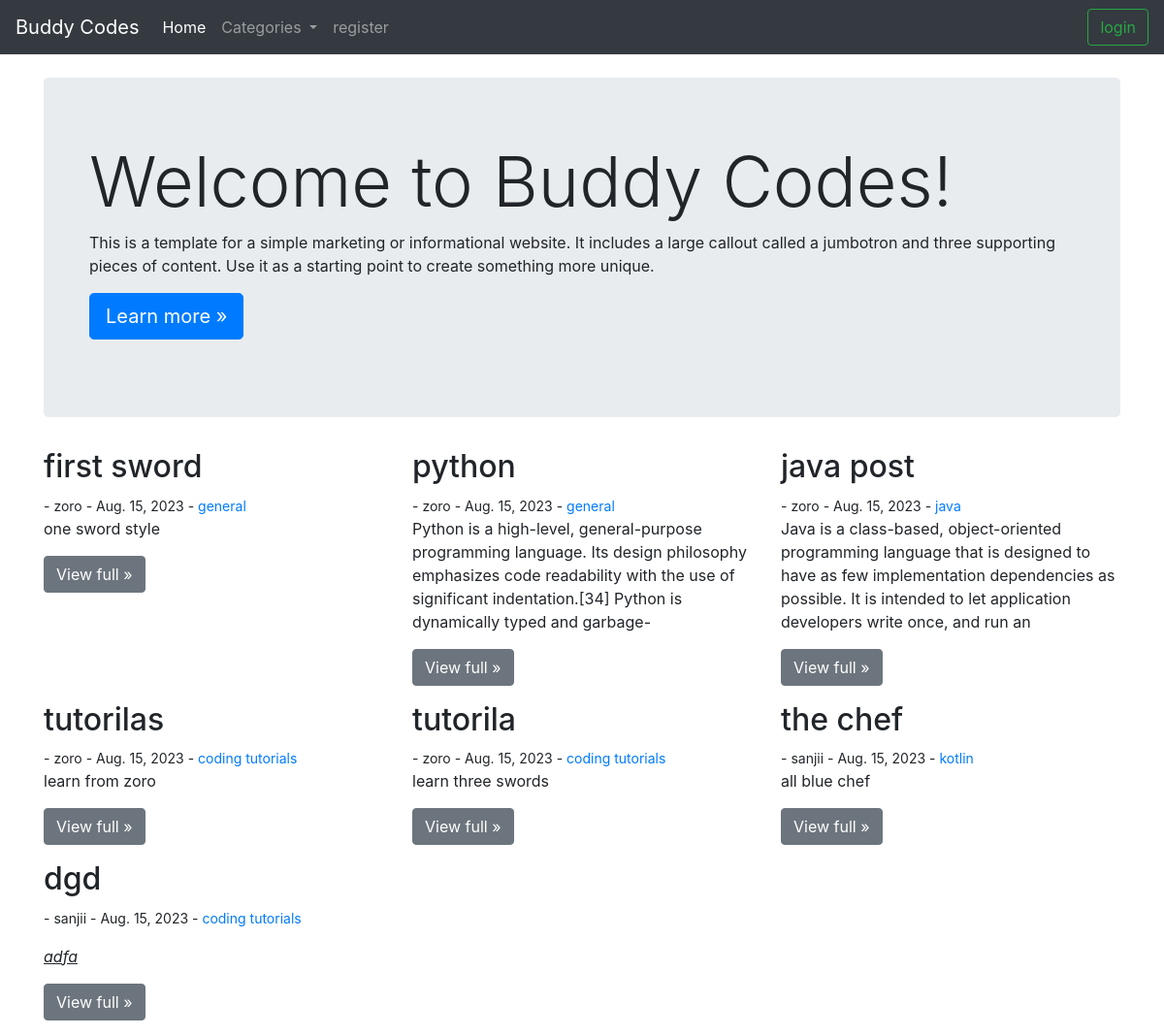
The page / on the database its author committed.
### CODE_APP/models.py (models this page shows, shortened)
class Post(models.Model):
    title = models.CharField(max_length=255)
    author = models.ForeignKey(User, on_delete=models.CASCADE)
    body = RichTextField(blank=True,null=True)
    post_date = models.DateField(auto_now_add=True)
    category = models.CharField( max_length=200,default='general')

### CODE_APP/views.py (the view)
# urls.py: path('',HomeView.as_view(),name="home"),
class HomeView(ListView):
    model = Post
    template_name = 'home.html'
    ordering = ['-post_date']
    def get_context_data(self, *args,**kwargs: Any) -> Dict[str, Any]:
        cat_menu = Category.objects.all()
        context = super(HomeView,self).get_context_data(*args, **kwargs)
        context["cat_menu"] = cat_menu
        return context

### CODE_APP/models.py (called while the page is built)
    def __str__(self) -> str:
        return self.name

### CODE_APP/templates/home.html
{% extends 'base.html' %}
{% block content %}
<body>
    <div class="jumbotron">
        <div class="container">
          <h1 class="display-3">Welcome to Buddy Codes!</h1>
          <p>This is a template for a simple marketing or informational website. It includes a large callout called a jumbotron and three supporting pieces of content. Use it as a starting point to create something more unique.</p>
          <p><a class="btn btn-primary btn-lg" href="#" role="button">Learn more »</a></p>
        </div>
      </div>
    <div class="row">
         {% for post in object_list %}
            <div class="col-md-4">
                <h2> {{ post.title }}</h2> <small> - {{ post.author }} - {{ post.post_date }} -
                     <a href = " {% url 'category' post.category %}" >{{ post.category }}</a> </small>
                <p>{{ post.body | slice:":200" | safe }}</p>
                <p><a class="btn btn-secondary" href="{% url 'article_detail' post.pk %}" role="button">View full »</a></p>
            </div>
        {% endfor %}
    </div>
{% endblock content %}

### CODE_APP/templates/base.html (shortened to what this page needs)
<!doctype html>
<html lang="en">
  <head>
    <link rel="stylesheet" href="https://cdn.jsdelivr.net/npm/bootstrap@4.6.2/dist/css/bootstrap.min.css">
  </head>
  <body>
    <nav class="navbar navbar-expand-lg navbar-dark bg-dark">
        <a class="navbar-brand" href="#">Buddy Codes</a>
        <div class="collapse navbar-collapse" id="navbarSupportedContent">
          <ul class="navbar-nav mr-auto">
            <li class="nav-item active">
              <a class="nav-link" href="{% url 'home'  %}">Home </a>
            </li>
            {% if cat_menu  %}
            <li class="nav-item dropdown">
              <a class="nav-link dropdown-toggle" href="#" role="button" data-toggle="dropdown" aria-expanded="false">
                Categories
              </a>
            </li>
            {% endif %}
            {% if user.is_authenticated %}
             <li class="nav-item">
                 <a class="nav-link" href="{% url 'logout'  %}">logout</a>
             </li>
             <li class="nav-item">
                 <a class="nav-link" href="{% url 'add_category'  %}">add category</a>
             </li>
             <li class="nav-item">
                 <a class="nav-link" href="{% url 'add_post'  %}">add post</a>
             </li>
             {% else %}
             <li class="nav-item">
                <a class="nav-link" href="{% url 'register'  %}">register</a>
            </li>
             {% endif %}
            </ul>
            {% if user.is_authenticated %}
            <a href="{% url 'logout'  %}">
            <button class="btn btn-outline-success my-2 my-sm-0" type="submit">logout</button></a>
            {% else %}
            <a href="{% url 'login'  %}">
            <button class="btn btn-outline-success my-2 my-sm-0" >login</button></a>
            {% endif %}
        </div>
      </nav>
    <br>
    <div class="container">
        {% block content %}
        {% endblock content %}
    </div>
  </body>
</html>

### rows shown on the page
Post: title "first sword", author "zoro", post_date "Aug. 15, 2023", category "general", body "one sword style"
Post: title "python", author "zoro", post_date "Aug. 15, 2023", category "general", body "Python is a high-level, general-purpose programming language. Its design philosophy emphasizes code readability with the use of significant indentation.[34] Python is dynamically typed and garbage-"
Post: title "java post", author "zoro", post_date "Aug. 15, 2023", category "java", body "Java is a class-based, object-oriented programming language that is designed to have as few implementation dependencies as possible. It is intended to let application developers write once, and run an"
Post: title "tutorilas", author "zoro", post_date "Aug. 15, 2023", category "coding tutorials", body "learn from zoro"
Post: title "tutorila", author "zoro", post_date "Aug. 15, 2023", category "coding tutorials", body "learn three swords"
Post: title "the chef", author "sanjii", post_date "Aug. 15, 2023", category "kotlin", body "all blue chef"
Post: title "dgd", author "sanjii", post_date "Aug. 15, 2023", category "coding tutorials", body "adfa"
